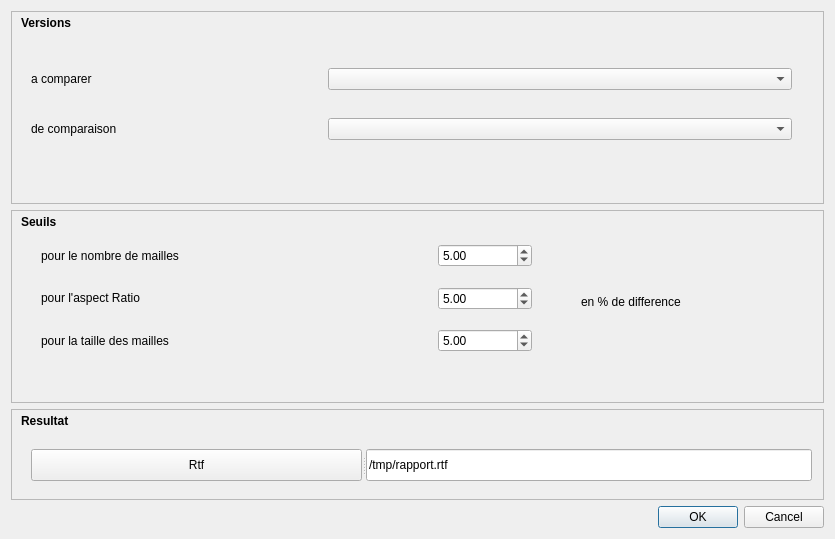
<?xml version="1.0" encoding="UTF-8"?>
<ui version="4.0">
 <class>Dialog</class>
 <widget class="QDialog" name="Dialog">
  <property name="geometry">
   <rect>
    <x>0</x>
    <y>0</y>
    <width>835</width>
    <height>539</height>
   </rect>
  </property>
  <property name="windowTitle">
   <string>Dialog</string>
  </property>
  <layout class="QGridLayout" name="gridLayout_3">
   <item row="0" column="0">
    <widget class="QFrame" name="frame">
     <property name="frameShape">
      <enum>QFrame::StyledPanel</enum>
     </property>
     <property name="frameShadow">
      <enum>QFrame::Raised</enum>
     </property>
     <widget class="QLabel" name="label_3">
      <property name="geometry">
       <rect>
        <x>10</x>
        <y>0</y>
        <width>111</width>
        <height>24</height>
       </rect>
      </property>
      <property name="text">
       <string>&lt;html&gt;&lt;head/&gt;&lt;body&gt;&lt;p&gt;&lt;span style=&quot; font-weight:600;&quot;&gt;Versions&lt;/span&gt;&lt;/p&gt;&lt;/body&gt;&lt;/html&gt;</string>
      </property>
     </widget>
     <widget class="QWidget" name="layoutWidget">
      <property name="geometry">
       <rect>
        <x>20</x>
        <y>40</y>
        <width>761</width>
        <height>110</height>
       </rect>
      </property>
      <layout class="QGridLayout" name="gridLayout">
       <item row="1" column="0">
        <widget class="QLabel" name="label_2">
         <property name="minimumSize">
          <size>
           <width>291</width>
           <height>32</height>
          </size>
         </property>
         <property name="text">
          <string>&lt;html&gt;&lt;head/&gt;&lt;body&gt;&lt;p&gt;de comparaison &lt;/p&gt;&lt;/body&gt;&lt;/html&gt;</string>
         </property>
        </widget>
       </item>
       <item row="0" column="1" colspan="2">
        <widget class="QComboBox" name="CBVersion"/>
       </item>
       <item row="1" column="1" colspan="2">
        <widget class="QComboBox" name="CBReference"/>
       </item>
       <item row="0" column="0">
        <widget class="QLabel" name="label">
         <property name="minimumSize">
          <size>
           <width>281</width>
           <height>24</height>
          </size>
         </property>
         <property name="text">
          <string>&lt;html&gt;&lt;head/&gt;&lt;body&gt;&lt;p&gt;a comparer&lt;/p&gt;&lt;/body&gt;&lt;/html&gt;</string>
         </property>
        </widget>
       </item>
      </layout>
     </widget>
    </widget>
   </item>
   <item row="1" column="0">
    <widget class="QFrame" name="frame_2">
     <property name="frameShape">
      <enum>QFrame::StyledPanel</enum>
     </property>
     <property name="frameShadow">
      <enum>QFrame::Raised</enum>
     </property>
     <widget class="QLabel" name="label_4">
      <property name="geometry">
       <rect>
        <x>10</x>
        <y>0</y>
        <width>111</width>
        <height>24</height>
       </rect>
      </property>
      <property name="text">
       <string>&lt;html&gt;&lt;head/&gt;&lt;body&gt;&lt;p&gt;&lt;span style=&quot; font-weight:600;&quot;&gt;Seuils&lt;/span&gt;&lt;/p&gt;&lt;/body&gt;&lt;/html&gt;</string>
      </property>
     </widget>
     <widget class="QLabel" name="label_8">
      <property name="geometry">
       <rect>
        <x>570</x>
        <y>80</y>
        <width>191</width>
        <height>24</height>
       </rect>
      </property>
      <property name="text">
       <string>&lt;html&gt;&lt;head/&gt;&lt;body&gt;&lt;p&gt;en % de difference&lt;/p&gt;&lt;/body&gt;&lt;/html&gt;</string>
      </property>
     </widget>
     <widget class="QWidget" name="layoutWidget">
      <property name="geometry">
       <rect>
        <x>30</x>
        <y>30</y>
        <width>491</width>
        <height>119</height>
       </rect>
      </property>
      <layout class="QGridLayout" name="gridLayout_2">
       <item row="0" column="0">
        <widget class="QLabel" name="label_6">
         <property name="minimumSize">
          <size>
           <width>381</width>
           <height>32</height>
          </size>
         </property>
         <property name="text">
          <string>&lt;html&gt;&lt;head/&gt;&lt;body&gt;&lt;p&gt;pour le nombre de mailles&lt;/p&gt;&lt;/body&gt;&lt;/html&gt;</string>
         </property>
        </widget>
       </item>
       <item row="0" column="1">
        <widget class="QDoubleSpinBox" name="SeuilNBMaille">
         <property name="minimum">
          <double>1.000000000000000</double>
         </property>
         <property name="singleStep">
          <double>0.050000000000000</double>
         </property>
         <property name="value">
          <double>5.000000000000000</double>
         </property>
        </widget>
       </item>
       <item row="1" column="0">
        <widget class="QLabel" name="label_5">
         <property name="minimumSize">
          <size>
           <width>391</width>
           <height>41</height>
          </size>
         </property>
         <property name="text">
          <string>&lt;html&gt;&lt;head/&gt;&lt;body&gt;&lt;p&gt;pour l'aspect Ratio&lt;/p&gt;&lt;/body&gt;&lt;/html&gt;</string>
         </property>
        </widget>
       </item>
       <item row="1" column="1">
        <widget class="QDoubleSpinBox" name="SeuilAspectRatio">
         <property name="minimum">
          <double>1.000000000000000</double>
         </property>
         <property name="singleStep">
          <double>0.050000000000000</double>
         </property>
         <property name="value">
          <double>5.000000000000000</double>
         </property>
        </widget>
       </item>
       <item row="2" column="0">
        <widget class="QLabel" name="label_7">
         <property name="minimumSize">
          <size>
           <width>391</width>
           <height>32</height>
          </size>
         </property>
         <property name="text">
          <string>&lt;html&gt;&lt;head/&gt;&lt;body&gt;&lt;p&gt;pour la taille des mailles&lt;/p&gt;&lt;/body&gt;&lt;/html&gt;</string>
         </property>
        </widget>
       </item>
       <item row="2" column="1">
        <widget class="QDoubleSpinBox" name="SeuilTailleMaille">
         <property name="minimum">
          <double>1.000000000000000</double>
         </property>
         <property name="singleStep">
          <double>0.050000000000000</double>
         </property>
         <property name="value">
          <double>5.000000000000000</double>
         </property>
        </widget>
       </item>
      </layout>
     </widget>
    </widget>
   </item>
   <item row="2" column="0">
    <widget class="QFrame" name="frame_3">
     <property name="maximumSize">
      <size>
       <width>16777215</width>
       <height>91</height>
      </size>
     </property>
     <property name="frameShape">
      <enum>QFrame::StyledPanel</enum>
     </property>
     <property name="frameShadow">
      <enum>QFrame::Raised</enum>
     </property>
     <widget class="QLabel" name="label_9">
      <property name="geometry">
       <rect>
        <x>10</x>
        <y>0</y>
        <width>94</width>
        <height>24</height>
       </rect>
      </property>
      <property name="text">
       <string>&lt;html&gt;&lt;head/&gt;&lt;body&gt;&lt;p&gt;&lt;span style=&quot; font-weight:600;&quot;&gt;Resultat&lt;/span&gt;&lt;/p&gt;&lt;/body&gt;&lt;/html&gt;</string>
      </property>
     </widget>
     <widget class="QSplitter" name="splitter">
      <property name="geometry">
       <rect>
        <x>20</x>
        <y>40</y>
        <width>781</width>
        <height>32</height>
       </rect>
      </property>
      <property name="orientation">
       <enum>Qt::Horizontal</enum>
      </property>
      <widget class="QPushButton" name="pushButton">
       <property name="text">
        <string>Rtf</string>
       </property>
      </widget>
      <widget class="QLineEdit" name="lineEdit">
       <property name="text">
        <string>/tmp/rapport.rtf</string>
       </property>
      </widget>
     </widget>
     <zorder>label_9</zorder>
     <zorder>lineEdit</zorder>
     <zorder>pushButton</zorder>
     <zorder>pushButton</zorder>
    </widget>
   </item>
   <item row="3" column="0">
    <widget class="QDialogButtonBox" name="buttonBox">
     <property name="orientation">
      <enum>Qt::Horizontal</enum>
     </property>
     <property name="standardButtons">
      <set>QDialogButtonBox::Cancel|QDialogButtonBox::Ok</set>
     </property>
    </widget>
   </item>
  </layout>
 </widget>
 <resources/>
 <connections>
  <connection>
   <sender>buttonBox</sender>
   <signal>accepted()</signal>
   <receiver>Dialog</receiver>
   <slot>accept()</slot>
   <hints>
    <hint type="sourcelabel">
     <x>248</x>
     <y>254</y>
    </hint>
    <hint type="destinationlabel">
     <x>157</x>
     <y>274</y>
    </hint>
   </hints>
  </connection>
  <connection>
   <sender>buttonBox</sender>
   <signal>rejected()</signal>
   <receiver>Dialog</receiver>
   <slot>reject()</slot>
   <hints>
    <hint type="sourcelabel">
     <x>316</x>
     <y>260</y>
    </hint>
    <hint type="destinationlabel">
     <x>286</x>
     <y>274</y>
    </hint>
   </hints>
  </connection>
 </connections>
</ui>
